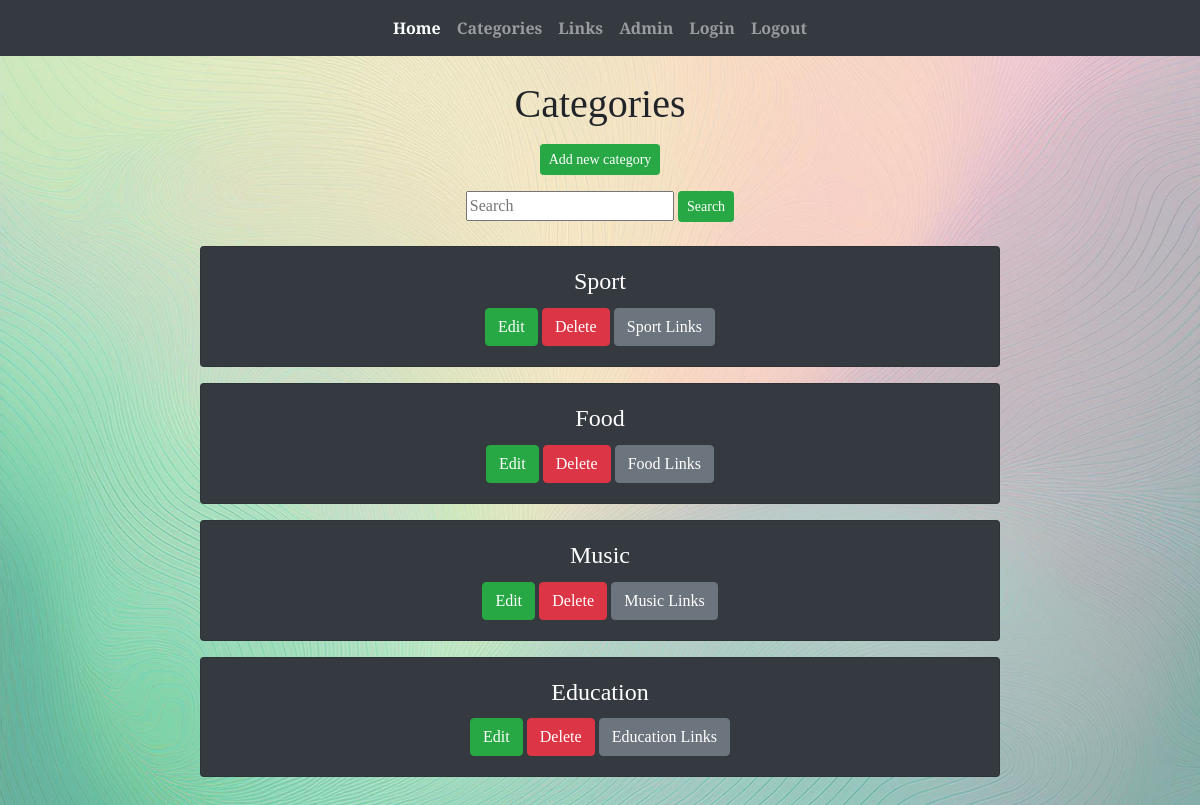
Page /categories/ (signed in) on the earlier database version.
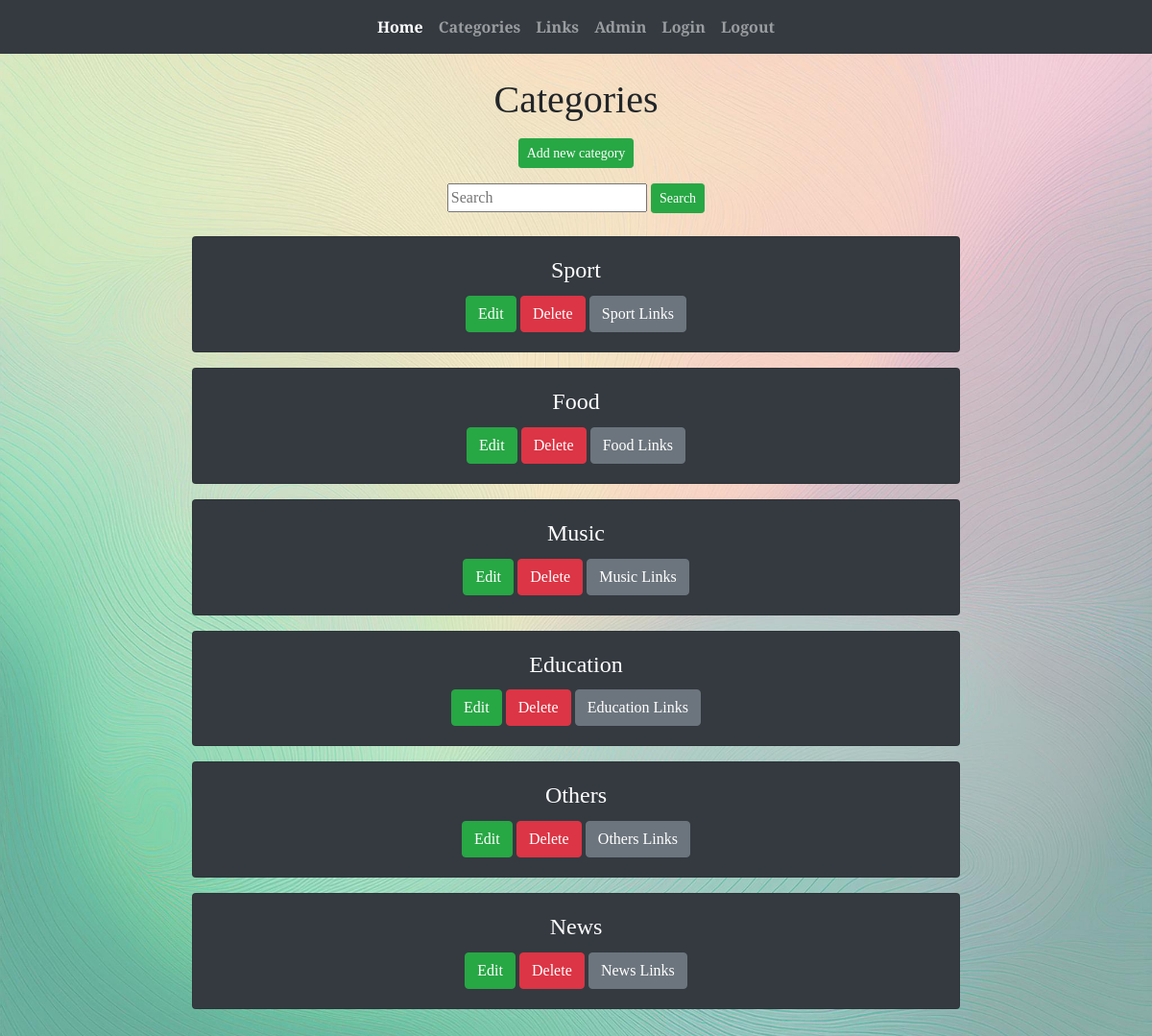
Same page on the later database version.
### app/models.py (models this page shows, shortened)
class Category(models.Model):
    categoryname = models.CharField(max_length=50, default = "link")

### app/views.py (the view)
# urls.py: path('categories/', categorylistview, name='categories'),
def categorylistview(request):
    if not request.user.is_authenticated:
        return render(request, 'loginpage.html')
    else:
        categorylist = Category.objects.all()
        context = {'categories': categorylist}
        return render(request,'categorylist.html', context)

### app/templates/categorylist.html (shortened to what this page needs)
{% extends 'index.html' %}
{% block content %}
<div class="container text-center playfair-display-unique1">
    <h1>Categories</h1>
    <div class="d-flex justify-content-center mt-3">
        <button id="add-btn" class="btn btn-success btn-sm" onclick="showaddform()">Add new category</button>
    </div>
    <div class="d-flex justify-content-center mt-3">
        <form method="post" action="{% url 'search-categories' %}">
            <input class="card-text" type="text" placeholder="Search" name="search">
            <input type="submit" value="Search" class="btn btn-success btn-sm">
        </form>
    </div>
    <div class="d-flex flex-column align-items-center mt-4">
        {% for c in categories %}
        <div class="card bg-dark text-white mb-3" style="width: 50rem;">
            <div class="card-body text-center">
                <h4 class="card-title">{{ c.categoryname }}</h4>
                <a href="/edit-category-get/{{ c.id }}/" class="btn btn-success">Edit</a>
                <a href="/confirm-delete-category/{{ c.id }}/" class="btn btn-danger">Delete</a>
                <a href="/links-by-category/{{ c.id }}/" class="btn btn-secondary">{{ c.categoryname }} Links</a>
            </div>
        </div>
        {% empty %}
        <div class="card bg-dark text-white" style="width: 50rem;">
            <div class="card-body">
                <p class="card-text">No categories found in the database</p>
            </div>
        </div>
        {% endfor %}
    </div>
</div>
{% endblock %}

Differences in the rows shown:
added Category: categoryname "Others"
added Category: categoryname "News"
